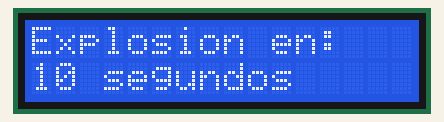
Simulated run of this sketch. Board: Arduino Uno, built with avr-gcc and run on an emulated ATmega328P. On the bench: 16×2 character LCD.

Above: at 0.1 s.
At 2.2 s:
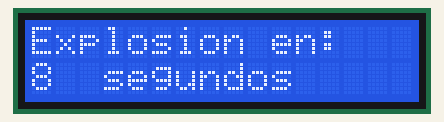
At 3.2 s:
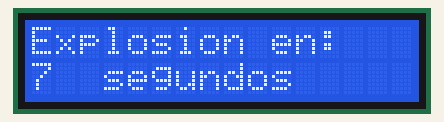
At 5.3 s:
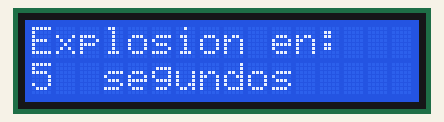
At 7.3 s:
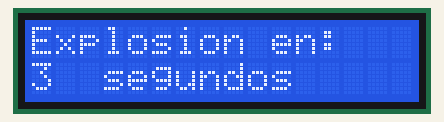
At 10.4 s:
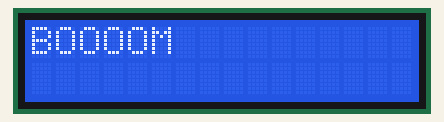

Measured:
- what the display in image 1 shows lasts 1.1 s, from 2.1 s to 3.2 s

The sketch:

lcd_i2c.ino
```cpp
#include <LiquidCrystal_I2C.h>

LiquidCrystal_I2C lcd(0x27, 16, 2);
 int restante = 10;
void setup()
{
   lcd.init();
   lcd.backlight();
   lcd.clear();
}

void loop()
{
   if (restante > 0) {
     lcd.clear ();
     lcd.setCursor(0, 0);
     lcd.print ("Explosion en:");
     lcd.setCursor(0, 1);
     lcd.print (restante);
     lcd.setCursor(3, 1);
     lcd.print ("segundos");
     restante --;
   } else {
     lcd.clear ();
     lcd.setCursor(0, 0);
     lcd.print ("BOOOOM");
   }
   delay (1000);
}
```
